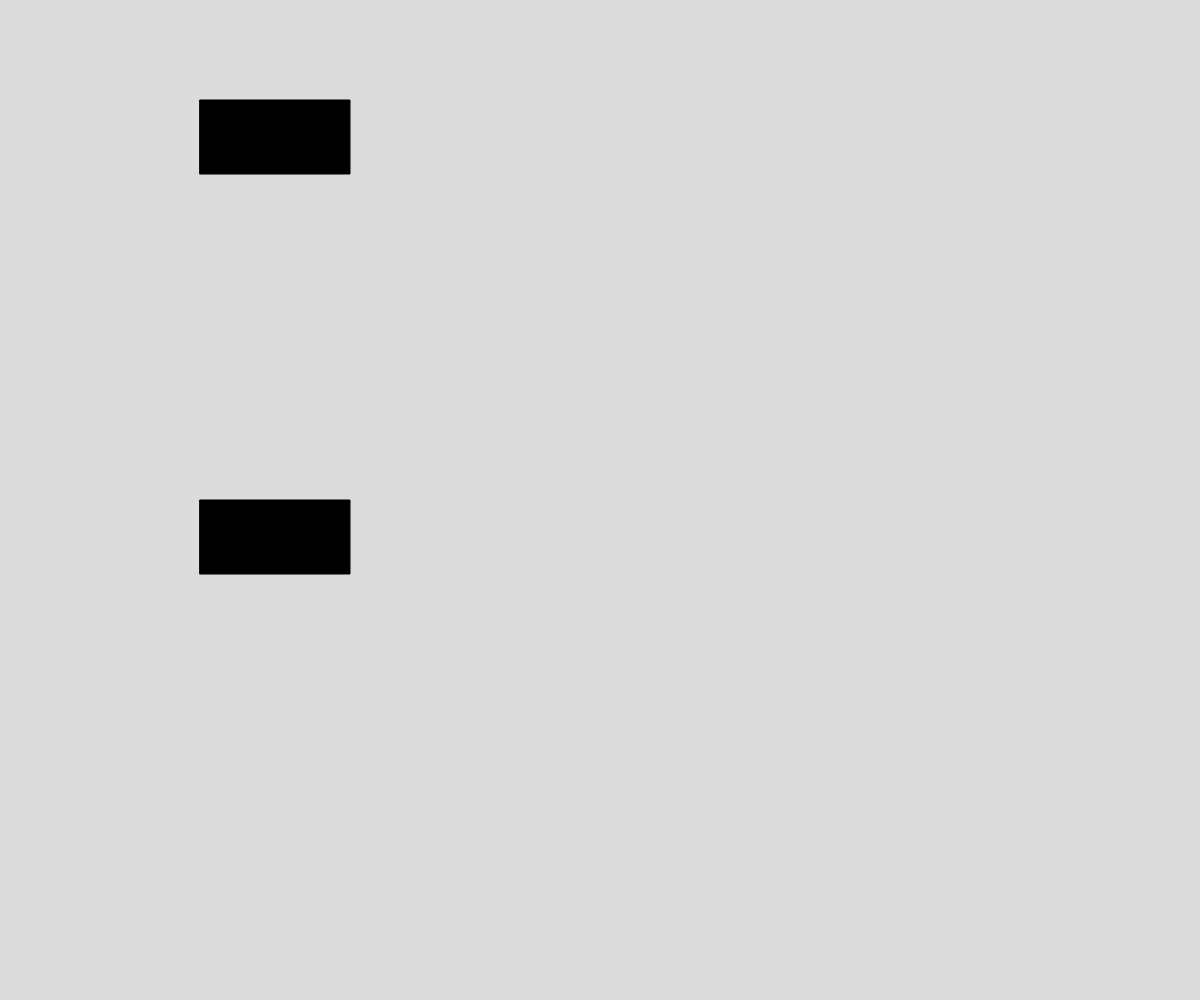
Frame 1 (no input)
Frame 60 (no input): identical to frame 1, image omitted
Frame 120 (the mouse pressed at the canvas centre since frame 60): identical to frame 1, image omitted

The p5.js sketch that drew this single still picture (run headless with seeded random() and noise() and a simulated clock; from frame 60 on, the mouse is pressed at the canvas centre):

// p5.js sketch
// ── sketch.js
// Project Title
// Your Name
// Date
//
// Extra for Experts:
// - describe what you did to take this project "above and beyond"

class Button{
  constructor(x,y, width, height){
    this.x = x;
    this.y = y;
    this.height = height;
    this.width = width;
    this.color = "black";
  }
  display(){
    fill(this.color);
    rect(this.x, this.y, this.width, this.height);
  }
}

let topButton = new Button(200, 100, 150, 74);
let botButton = new Button(200, 500, 150, 74);

function setup() {
  createCanvas(windowWidth, windowHeight);
}

function draw() {
  background(220);
  topButton.display();
  botButton.display();
}
